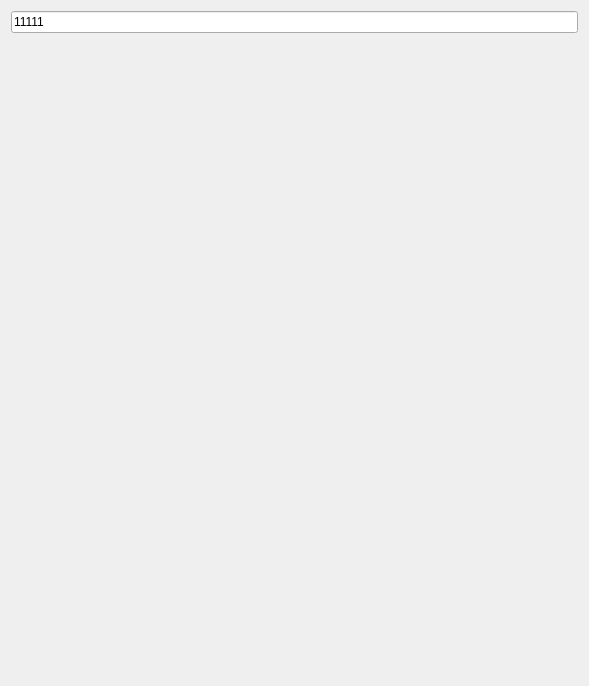
<?xml version="1.0" encoding="UTF-8"?>
<ui version="4.0">
 <class>StickyNote::StickyNote</class>
 <widget class="QWidget" name="StickyNote::StickyNote">
  <property name="geometry">
   <rect>
    <x>0</x>
    <y>0</y>
    <width>589</width>
    <height>686</height>
   </rect>
  </property>
  <property name="focusPolicy">
   <enum>Qt::FocusPolicy::ClickFocus</enum>
  </property>
  <property name="windowTitle">
   <string>StickyNote</string>
  </property>
  <layout class="QVBoxLayout" name="verticalLayout">
   <item>
    <widget class="QLineEdit" name="lineEdit">
     <property name="text">
      <string>11111</string>
     </property>
    </widget>
   </item>
   <item>
    <widget class="TodoList::TodoList" name="widget" native="true">
     <property name="minimumSize">
      <size>
       <width>300</width>
       <height>300</height>
      </size>
     </property>
    </widget>
   </item>
  </layout>
 </widget>
 <customwidgets>
  <customwidget>
   <class>TodoList::TodoList</class>
   <extends>QWidget</extends>
   <header>TodoList/TodoList.h</header>
   <container>1</container>
  </customwidget>
 </customwidgets>
 <resources/>
 <connections/>
</ui>
